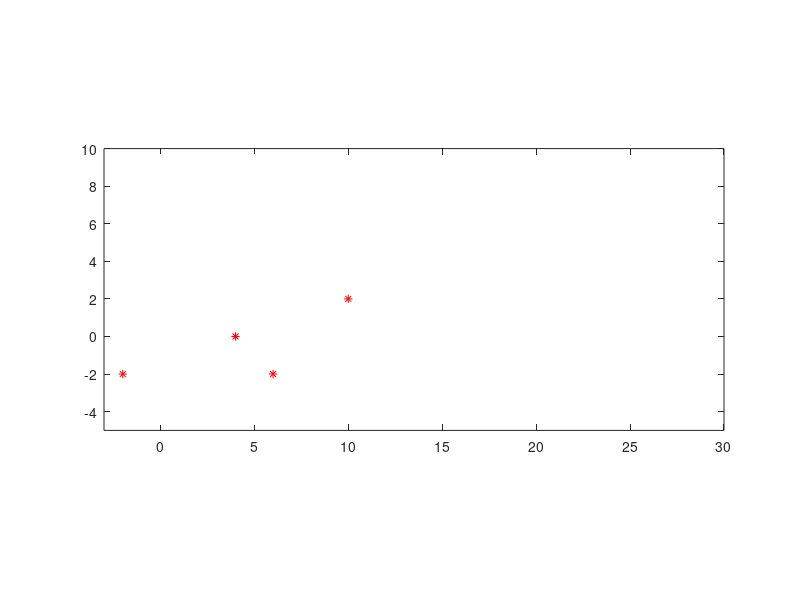

Source code (MATLAB): (Note: this script raises an error after producing the figure.)
clear

px = [-2 4 6 10];
py = [-2 0 -2 2];

tk = [-1 0 2 3];

plot(px,py, 'r*')

axis equal
axis([-3 30 -5 10]);
hold on

syms a3 a2 a1 a0 t

c(t) = a3 * t^3 + a2 * t^2 + a1 * t + a0;
cd(t) = diff(c,t);

e = [c(tk(1)) == px(1), c(tk(2)) == px(2), c(tk(3)) == px(3), c(tk(4)) == px(4)];
m = solve(e, [a3 a2 a1 a0]);
x(t) = subs(c, [a3 a2 a1 a0], [m.a3 m.a2 m.a1 m.a0]);
xd(t) = diff(x, t);

e = [c(tk(1)) == py(1), c(tk(2)) == py(2), c(tk(3)) == py(3), c(tk(4)) == py(4)];
m = solve(e, [a3 a2 a1 a0]);
y(t) = subs(c, [a3 a2 a1 a0], [m.a3 m.a2 m.a1 m.a0]);
yd(t) = diff(y,t);

fplot(x,y,[tk(1) tk(4)])

%%%%%%%%%%% 11. feladat %%%%%%%%%%%
% kezdo px(4) py(4)
% veg (14 -4) erintoje (3 0)
% t -1 1

px2 = [10 14];
py2 =  [2 -4];

plot(px2,py2, 'r*')

tk2 = [-1 1];
vx = 3;
vy = 0;

e = [c(tk2(1)) == px2(1), c(tk2(2)) == px2(2), cd(tk2(1)) == xd(tk(4)), cd(tk2(2)) == vx];
m = solve(e, [a3 a2 a1 a0]);
x(t) = subs(c, [a3 a2 a1 a0], [m.a3, m.a2, m.a1, m.a0]);

e = [c(tk2(1)) == py2(1), c(tk2(2)) == py2(2), cd(tk2(1)) == yd(tk(4)), cd(tk2(2)) == vy];
m = solve(e, [a3 a2 a1 a0]);
y(t) = subs(c, [a3 a2 a1 a0], [m.a3 m.a2 m.a1 m.a0]);

fplot(x,y, [tk2(1) tk2(2)])

%%%%% 12. %%%%%

px3 = [14 22 24];
py3 = [-4 2 0];

tk3 = [-2 0 3];

plot(px3,py3,'g*')

e = [c(tk3(1)) == px3(1), c(tk3(2)) == px3(2), c(tk3(3)) == px3(3), cd(tk3(1)) == vx];
m = solve(e, [a3 a2 a1 a0]);
x2(t) = subs(c, [a3 a2 a1 a0], [m.a3 m.a2 m.a1 m.a0]);


e = [c(tk3(1)) == py3(1), c(tk3(2)) == py3(2), c(tk3(3)) == py3(3), cd(tk3(1)) == vy];
m = solve(e, [a3 a2 a1 a0]);
y2(t) = subs(c, [a3 a2 a1 a0], [m.a3 m.a2 m.a1 m.a0]);

fplot(x2,y2, [tk3(1) tk3(3)])
